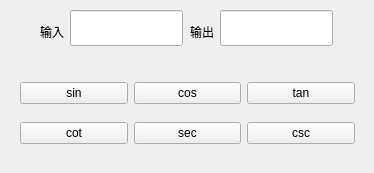
<?xml version="1.0" encoding="UTF-8"?>
<ui version="4.0">
 <class>RtFunc</class>
 <widget class="QWidget" name="RtFunc">
  <property name="geometry">
   <rect>
    <x>0</x>
    <y>0</y>
    <width>374</width>
    <height>173</height>
   </rect>
  </property>
  <property name="windowTitle">
   <string>Form</string>
  </property>
  <widget class="QLabel" name="label">
   <property name="geometry">
    <rect>
     <x>40</x>
     <y>20</y>
     <width>68</width>
     <height>23</height>
    </rect>
   </property>
   <property name="text">
    <string>输入</string>
   </property>
  </widget>
  <widget class="QLabel" name="label_2">
   <property name="geometry">
    <rect>
     <x>190</x>
     <y>20</y>
     <width>68</width>
     <height>23</height>
    </rect>
   </property>
   <property name="text">
    <string>输出</string>
   </property>
  </widget>
  <widget class="QLineEdit" name="inputText">
   <property name="geometry">
    <rect>
     <x>70</x>
     <y>10</y>
     <width>113</width>
     <height>36</height>
    </rect>
   </property>
   <property name="font">
    <font>
     <family>Droid Sans</family>
     <pointsize>14</pointsize>
    </font>
   </property>
   <property name="text">
    <string/>
   </property>
  </widget>
  <widget class="QLineEdit" name="outputText">
   <property name="geometry">
    <rect>
     <x>220</x>
     <y>10</y>
     <width>113</width>
     <height>36</height>
    </rect>
   </property>
   <property name="font">
    <font>
     <family>Droid Sans</family>
     <pointsize>14</pointsize>
    </font>
   </property>
   <property name="text">
    <string/>
   </property>
  </widget>
  <widget class="QWidget" name="gridLayoutWidget">
   <property name="geometry">
    <rect>
     <x>20</x>
     <y>70</y>
     <width>335</width>
     <height>86</height>
    </rect>
   </property>
   <layout class="QGridLayout" name="gridLayout">
    <item row="0" column="1">
     <widget class="QPushButton" name="btnCos">
      <property name="text">
       <string>cos</string>
      </property>
     </widget>
    </item>
    <item row="0" column="0">
     <widget class="QPushButton" name="btnSin">
      <property name="text">
       <string>sin</string>
      </property>
     </widget>
    </item>
    <item row="0" column="2">
     <widget class="QPushButton" name="btnTan">
      <property name="text">
       <string>tan</string>
      </property>
     </widget>
    </item>
    <item row="1" column="0">
     <widget class="QPushButton" name="btnCot">
      <property name="text">
       <string>cot</string>
      </property>
     </widget>
    </item>
    <item row="1" column="1">
     <widget class="QPushButton" name="btnSec">
      <property name="text">
       <string>sec</string>
      </property>
     </widget>
    </item>
    <item row="1" column="2">
     <widget class="QPushButton" name="btnCsc">
      <property name="text">
       <string>csc</string>
      </property>
     </widget>
    </item>
   </layout>
  </widget>
 </widget>
 <resources/>
 <connections/>
</ui>
